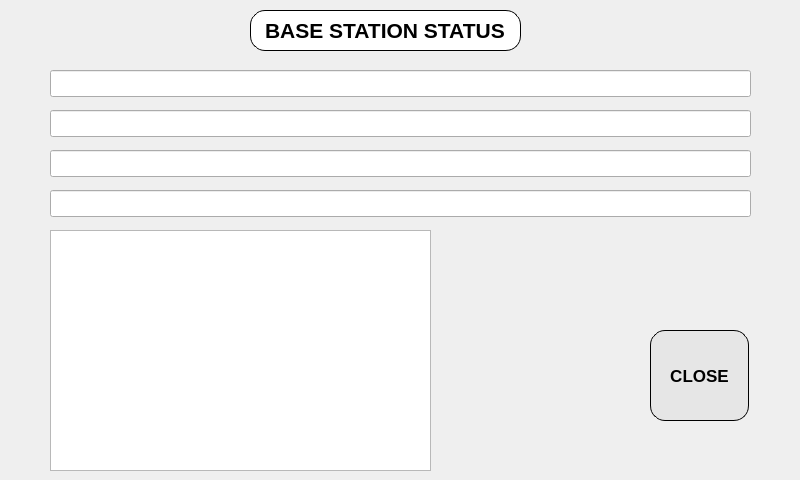
<?xml version="1.0" encoding="UTF-8"?>
<ui version="4.0">
 <class>AfficheStr2str</class>
 <widget class="QDialog" name="AfficheStr2str">
  <property name="enabled">
   <bool>true</bool>
  </property>
  <property name="geometry">
   <rect>
    <x>0</x>
    <y>0</y>
    <width>800</width>
    <height>480</height>
   </rect>
  </property>
  <property name="windowTitle">
   <string>Base Station Status</string>
  </property>
  <widget class="QLineEdit" name="lineEdit">
   <property name="geometry">
    <rect>
     <x>250</x>
     <y>10</y>
     <width>271</width>
     <height>41</height>
    </rect>
   </property>
   <property name="font">
    <font>
     <pointsize>16</pointsize>
     <weight>75</weight>
     <bold>true</bold>
    </font>
   </property>
   <property name="styleSheet">
    <string notr="true">border-radius: 15px;
border: 1px solid black;
</string>
   </property>
   <property name="text">
    <string>BASE STATION STATUS</string>
   </property>
   <property name="alignment">
    <set>Qt::AlignCenter</set>
   </property>
   <property name="readOnly">
    <bool>true</bool>
   </property>
  </widget>
  <widget class="QPushButton" name="FermeStr2strpushButton">
   <property name="enabled">
    <bool>true</bool>
   </property>
   <property name="geometry">
    <rect>
     <x>650</x>
     <y>330</y>
     <width>99</width>
     <height>91</height>
    </rect>
   </property>
   <property name="font">
    <font>
     <pointsize>13</pointsize>
     <weight>75</weight>
     <bold>true</bold>
    </font>
   </property>
   <property name="styleSheet">
    <string notr="true">border-radius: 15px;
border: 1px solid black;
background-color: rgb(230, 230, 230);</string>
   </property>
   <property name="text">
    <string>CLOSE</string>
   </property>
  </widget>
  <widget class="QLineEdit" name="Msg1lineEdit">
   <property name="geometry">
    <rect>
     <x>50</x>
     <y>110</y>
     <width>701</width>
     <height>27</height>
    </rect>
   </property>
   <property name="font">
    <font>
     <weight>75</weight>
     <bold>true</bold>
    </font>
   </property>
  </widget>
  <widget class="QLineEdit" name="Msg2lineEdit">
   <property name="geometry">
    <rect>
     <x>50</x>
     <y>150</y>
     <width>701</width>
     <height>27</height>
    </rect>
   </property>
   <property name="font">
    <font>
     <weight>75</weight>
     <bold>true</bold>
    </font>
   </property>
  </widget>
  <widget class="QLineEdit" name="Msg3lineEdit">
   <property name="geometry">
    <rect>
     <x>50</x>
     <y>190</y>
     <width>701</width>
     <height>27</height>
    </rect>
   </property>
   <property name="font">
    <font>
     <weight>75</weight>
     <bold>true</bold>
    </font>
   </property>
  </widget>
  <widget class="QLineEdit" name="Msg4lineEdit">
   <property name="geometry">
    <rect>
     <x>50</x>
     <y>70</y>
     <width>701</width>
     <height>27</height>
    </rect>
   </property>
   <property name="font">
    <font>
     <weight>75</weight>
     <bold>true</bold>
    </font>
   </property>
  </widget>
  <widget class="QTextBrowser" name="textBrowser">
   <property name="geometry">
    <rect>
     <x>50</x>
     <y>230</y>
     <width>381</width>
     <height>241</height>
    </rect>
   </property>
   <property name="font">
    <font>
     <weight>75</weight>
     <bold>true</bold>
    </font>
   </property>
  </widget>
 </widget>
 <resources/>
 <connections/>
</ui>
